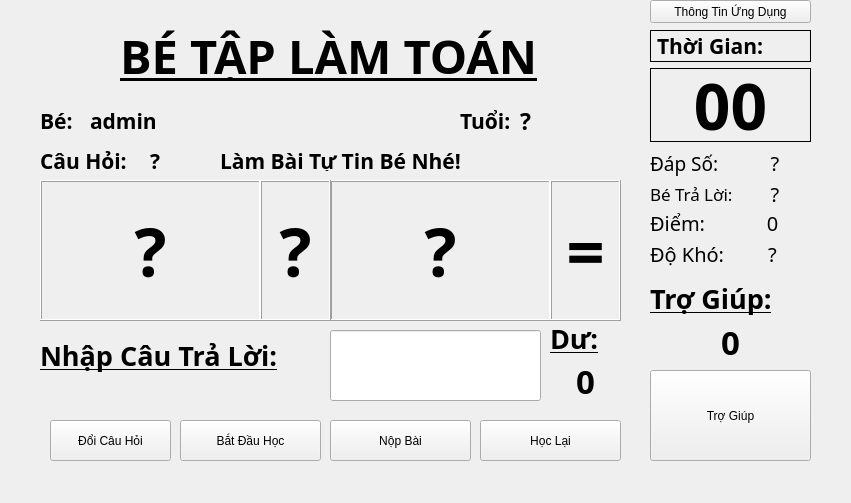
<?xml version="1.0" encoding="UTF-8"?>
<ui version="4.0">
 <class>index</class>
 <widget class="QWidget" name="index">
  <property name="geometry">
   <rect>
    <x>0</x>
    <y>0</y>
    <width>851</width>
    <height>503</height>
   </rect>
  </property>
  <property name="windowTitle">
   <string>Bé Học Toán v1</string>
  </property>
  <property name="windowIcon">
   <iconset>
    <normaloff>../icon.ico</normaloff>../icon.ico</iconset>
  </property>
  <widget class="QPushButton" name="btnNop">
   <property name="geometry">
    <rect>
     <x>330</x>
     <y>420</y>
     <width>141</width>
     <height>41</height>
    </rect>
   </property>
   <property name="text">
    <string>Nộp Bài</string>
   </property>
  </widget>
  <widget class="QPushButton" name="lblDoiCH">
   <property name="geometry">
    <rect>
     <x>50</x>
     <y>420</y>
     <width>121</width>
     <height>41</height>
    </rect>
   </property>
   <property name="text">
    <string>Đổi Câu Hỏi</string>
   </property>
  </widget>
  <widget class="QPushButton" name="btnTroGiup">
   <property name="geometry">
    <rect>
     <x>650</x>
     <y>370</y>
     <width>161</width>
     <height>91</height>
    </rect>
   </property>
   <property name="text">
    <string>Trợ Giúp</string>
   </property>
  </widget>
  <widget class="QLabel" name="label">
   <property name="geometry">
    <rect>
     <x>120</x>
     <y>30</y>
     <width>441</width>
     <height>51</height>
    </rect>
   </property>
   <property name="font">
    <font>
     <family>Arial Rounded MT Bold</family>
     <pointsize>35</pointsize>
     <weight>75</weight>
     <bold>true</bold>
     <underline>true</underline>
    </font>
   </property>
   <property name="text">
    <string>BÉ TẬP LÀM TOÁN</string>
   </property>
  </widget>
  <widget class="QLabel" name="label_2">
   <property name="geometry">
    <rect>
     <x>40</x>
     <y>110</y>
     <width>46</width>
     <height>21</height>
    </rect>
   </property>
   <property name="font">
    <font>
     <family>Arial Rounded MT Bold</family>
     <pointsize>16</pointsize>
     <weight>75</weight>
     <bold>true</bold>
    </font>
   </property>
   <property name="text">
    <string>Bé:</string>
   </property>
  </widget>
  <widget class="QLabel" name="lbliTen">
   <property name="geometry">
    <rect>
     <x>90</x>
     <y>110</y>
     <width>361</width>
     <height>21</height>
    </rect>
   </property>
   <property name="font">
    <font>
     <family>Arial Rounded MT Bold</family>
     <pointsize>16</pointsize>
     <weight>75</weight>
     <bold>true</bold>
    </font>
   </property>
   <property name="text">
    <string>admin</string>
   </property>
  </widget>
  <widget class="QLabel" name="label_4">
   <property name="geometry">
    <rect>
     <x>460</x>
     <y>110</y>
     <width>61</width>
     <height>21</height>
    </rect>
   </property>
   <property name="font">
    <font>
     <family>Arial Rounded MT Bold</family>
     <pointsize>16</pointsize>
     <weight>75</weight>
     <bold>true</bold>
    </font>
   </property>
   <property name="text">
    <string>Tuổi:</string>
   </property>
  </widget>
  <widget class="QLabel" name="lbliTuoi">
   <property name="geometry">
    <rect>
     <x>520</x>
     <y>110</y>
     <width>101</width>
     <height>21</height>
    </rect>
   </property>
   <property name="font">
    <font>
     <family>Arial Rounded MT Bold</family>
     <pointsize>17</pointsize>
     <weight>75</weight>
     <bold>true</bold>
    </font>
   </property>
   <property name="text">
    <string>?</string>
   </property>
  </widget>
  <widget class="QLabel" name="label_3">
   <property name="geometry">
    <rect>
     <x>40</x>
     <y>150</y>
     <width>101</width>
     <height>21</height>
    </rect>
   </property>
   <property name="font">
    <font>
     <family>Arial Rounded MT Bold</family>
     <pointsize>16</pointsize>
     <weight>75</weight>
     <bold>true</bold>
    </font>
   </property>
   <property name="text">
    <string>Câu Hỏi:</string>
   </property>
  </widget>
  <widget class="QLabel" name="lblCauHoi">
   <property name="geometry">
    <rect>
     <x>150</x>
     <y>150</y>
     <width>71</width>
     <height>21</height>
    </rect>
   </property>
   <property name="font">
    <font>
     <family>Arial Rounded MT Bold</family>
     <pointsize>16</pointsize>
     <weight>75</weight>
     <bold>true</bold>
    </font>
   </property>
   <property name="text">
    <string>?</string>
   </property>
  </widget>
  <widget class="QLabel" name="lblA">
   <property name="enabled">
    <bool>true</bool>
   </property>
   <property name="geometry">
    <rect>
     <x>40</x>
     <y>180</y>
     <width>221</width>
     <height>141</height>
    </rect>
   </property>
   <property name="font">
    <font>
     <family>Arial Rounded MT Bold</family>
     <pointsize>50</pointsize>
     <weight>75</weight>
     <bold>true</bold>
     <strikeout>false</strikeout>
     <stylestrategy>PreferAntialias</stylestrategy>
     <kerning>true</kerning>
    </font>
   </property>
   <property name="focusPolicy">
    <enum>Qt::NoFocus</enum>
   </property>
   <property name="contextMenuPolicy">
    <enum>Qt::NoContextMenu</enum>
   </property>
   <property name="frameShape">
    <enum>QFrame::Box</enum>
   </property>
   <property name="frameShadow">
    <enum>QFrame::Raised</enum>
   </property>
   <property name="lineWidth">
    <number>1</number>
   </property>
   <property name="text">
    <string>?</string>
   </property>
   <property name="alignment">
    <set>Qt::AlignCenter</set>
   </property>
   <property name="wordWrap">
    <bool>false</bool>
   </property>
  </widget>
  <widget class="QLabel" name="label_5">
   <property name="geometry">
    <rect>
     <x>40</x>
     <y>330</y>
     <width>251</width>
     <height>51</height>
    </rect>
   </property>
   <property name="font">
    <font>
     <family>Arial Rounded MT Bold</family>
     <pointsize>20</pointsize>
     <weight>75</weight>
     <bold>true</bold>
     <underline>true</underline>
    </font>
   </property>
   <property name="text">
    <string>Nhập Câu Trả Lời:</string>
   </property>
  </widget>
  <widget class="QLabel" name="lblB">
   <property name="geometry">
    <rect>
     <x>330</x>
     <y>180</y>
     <width>221</width>
     <height>141</height>
    </rect>
   </property>
   <property name="font">
    <font>
     <family>Arial Rounded MT Bold</family>
     <pointsize>50</pointsize>
     <weight>75</weight>
     <bold>true</bold>
     <strikeout>false</strikeout>
     <stylestrategy>PreferAntialias</stylestrategy>
     <kerning>true</kerning>
    </font>
   </property>
   <property name="focusPolicy">
    <enum>Qt::NoFocus</enum>
   </property>
   <property name="contextMenuPolicy">
    <enum>Qt::NoContextMenu</enum>
   </property>
   <property name="frameShape">
    <enum>QFrame::Box</enum>
   </property>
   <property name="frameShadow">
    <enum>QFrame::Raised</enum>
   </property>
   <property name="lineWidth">
    <number>1</number>
   </property>
   <property name="text">
    <string>?</string>
   </property>
   <property name="alignment">
    <set>Qt::AlignCenter</set>
   </property>
   <property name="wordWrap">
    <bool>false</bool>
   </property>
  </widget>
  <widget class="QLabel" name="lblDau">
   <property name="geometry">
    <rect>
     <x>260</x>
     <y>180</y>
     <width>71</width>
     <height>141</height>
    </rect>
   </property>
   <property name="font">
    <font>
     <family>Arial Rounded MT Bold</family>
     <pointsize>50</pointsize>
     <weight>75</weight>
     <bold>true</bold>
     <strikeout>false</strikeout>
     <stylestrategy>PreferAntialias</stylestrategy>
     <kerning>true</kerning>
    </font>
   </property>
   <property name="focusPolicy">
    <enum>Qt::NoFocus</enum>
   </property>
   <property name="contextMenuPolicy">
    <enum>Qt::NoContextMenu</enum>
   </property>
   <property name="frameShape">
    <enum>QFrame::Box</enum>
   </property>
   <property name="frameShadow">
    <enum>QFrame::Raised</enum>
   </property>
   <property name="lineWidth">
    <number>1</number>
   </property>
   <property name="text">
    <string>?</string>
   </property>
   <property name="alignment">
    <set>Qt::AlignCenter</set>
   </property>
   <property name="wordWrap">
    <bool>false</bool>
   </property>
  </widget>
  <widget class="QLabel" name="lblDau_2">
   <property name="geometry">
    <rect>
     <x>550</x>
     <y>180</y>
     <width>71</width>
     <height>141</height>
    </rect>
   </property>
   <property name="font">
    <font>
     <family>Arial Rounded MT Bold</family>
     <pointsize>50</pointsize>
     <weight>75</weight>
     <bold>true</bold>
     <strikeout>false</strikeout>
     <stylestrategy>PreferAntialias</stylestrategy>
     <kerning>true</kerning>
    </font>
   </property>
   <property name="focusPolicy">
    <enum>Qt::NoFocus</enum>
   </property>
   <property name="contextMenuPolicy">
    <enum>Qt::NoContextMenu</enum>
   </property>
   <property name="frameShape">
    <enum>QFrame::Box</enum>
   </property>
   <property name="frameShadow">
    <enum>QFrame::Raised</enum>
   </property>
   <property name="lineWidth">
    <number>1</number>
   </property>
   <property name="text">
    <string>=</string>
   </property>
   <property name="alignment">
    <set>Qt::AlignCenter</set>
   </property>
   <property name="wordWrap">
    <bool>false</bool>
   </property>
  </widget>
  <widget class="QWidget" name="layoutWidget">
   <property name="geometry">
    <rect>
     <x>550</x>
     <y>320</y>
     <width>71</width>
     <height>79</height>
    </rect>
   </property>
   <layout class="QVBoxLayout" name="verticalLayout">
    <item>
     <widget class="QLabel" name="label_6">
      <property name="font">
       <font>
        <family>Arial Rounded MT Bold</family>
        <pointsize>20</pointsize>
        <weight>75</weight>
        <bold>true</bold>
        <underline>true</underline>
       </font>
      </property>
      <property name="text">
       <string>Dư:</string>
      </property>
     </widget>
    </item>
    <item>
     <widget class="QLabel" name="lblSoDu">
      <property name="font">
       <font>
        <family>Arial Rounded MT Bold</family>
        <pointsize>25</pointsize>
        <weight>75</weight>
        <bold>true</bold>
       </font>
      </property>
      <property name="text">
       <string>0</string>
      </property>
      <property name="alignment">
       <set>Qt::AlignCenter</set>
      </property>
     </widget>
    </item>
   </layout>
  </widget>
  <widget class="QWidget" name="layoutWidget">
   <property name="geometry">
    <rect>
     <x>650</x>
     <y>280</y>
     <width>161</width>
     <height>81</height>
    </rect>
   </property>
   <layout class="QVBoxLayout" name="verticalLayout_4">
    <item>
     <widget class="QLabel" name="label_11">
      <property name="font">
       <font>
        <family>Arial Rounded MT Bold</family>
        <pointsize>20</pointsize>
        <weight>75</weight>
        <bold>true</bold>
        <underline>true</underline>
       </font>
      </property>
      <property name="text">
       <string>Trợ Giúp:</string>
      </property>
     </widget>
    </item>
    <item>
     <widget class="QLabel" name="lblTroGiup">
      <property name="font">
       <font>
        <family>Arial Rounded MT Bold</family>
        <pointsize>25</pointsize>
        <weight>75</weight>
        <bold>true</bold>
       </font>
      </property>
      <property name="text">
       <string>0</string>
      </property>
      <property name="alignment">
       <set>Qt::AlignCenter</set>
      </property>
     </widget>
    </item>
   </layout>
  </widget>
  <widget class="QLabel" name="lblChucMung">
   <property name="geometry">
    <rect>
     <x>220</x>
     <y>150</y>
     <width>401</width>
     <height>21</height>
    </rect>
   </property>
   <property name="font">
    <font>
     <family>Arial Rounded MT Bold</family>
     <pointsize>16</pointsize>
     <weight>75</weight>
     <bold>true</bold>
    </font>
   </property>
   <property name="text">
    <string>Làm Bài Tự Tin Bé Nhé!</string>
   </property>
  </widget>
  <widget class="QPushButton" name="btnNop_2">
   <property name="geometry">
    <rect>
     <x>180</x>
     <y>420</y>
     <width>141</width>
     <height>41</height>
    </rect>
   </property>
   <property name="text">
    <string>Bắt Đầu Học</string>
   </property>
  </widget>
  <widget class="QPushButton" name="btnHocLai">
   <property name="geometry">
    <rect>
     <x>480</x>
     <y>420</y>
     <width>141</width>
     <height>41</height>
    </rect>
   </property>
   <property name="text">
    <string>Học Lại</string>
   </property>
  </widget>
  <widget class="QLineEdit" name="leTraLoi">
   <property name="geometry">
    <rect>
     <x>330</x>
     <y>330</y>
     <width>211</width>
     <height>71</height>
    </rect>
   </property>
   <property name="font">
    <font>
     <family>Arial Rounded MT Bold</family>
     <pointsize>30</pointsize>
     <weight>75</weight>
     <bold>true</bold>
    </font>
   </property>
   <property name="text">
    <string/>
   </property>
  </widget>
  <widget class="QWidget" name="layoutWidget_2">
   <property name="geometry">
    <rect>
     <x>650</x>
     <y>150</y>
     <width>161</width>
     <height>56</height>
    </rect>
   </property>
   <layout class="QHBoxLayout" name="horizontalLayout_2">
    <item>
     <layout class="QVBoxLayout" name="verticalLayout_8">
      <item>
       <widget class="QLabel" name="label_13">
        <property name="font">
         <font>
          <family>Arial Rounded MT Bold</family>
          <pointsize>14</pointsize>
          <italic>false</italic>
         </font>
        </property>
        <property name="text">
         <string>Đáp Số:</string>
        </property>
       </widget>
      </item>
      <item>
       <widget class="QLabel" name="label_14">
        <property name="font">
         <font>
          <family>Arial Rounded MT Bold</family>
          <pointsize>13</pointsize>
          <italic>false</italic>
         </font>
        </property>
        <property name="text">
         <string>Bé Trả Lời:</string>
        </property>
       </widget>
      </item>
     </layout>
    </item>
    <item>
     <layout class="QVBoxLayout" name="verticalLayout_9">
      <item>
       <widget class="QLabel" name="lblDapSo">
        <property name="font">
         <font>
          <family>Arial Rounded MT Bold</family>
          <pointsize>15</pointsize>
          <italic>false</italic>
         </font>
        </property>
        <property name="text">
         <string>?</string>
        </property>
        <property name="alignment">
         <set>Qt::AlignCenter</set>
        </property>
       </widget>
      </item>
      <item>
       <widget class="QLabel" name="lblBeTraLoi">
        <property name="font">
         <font>
          <family>Arial Rounded MT Bold</family>
          <pointsize>15</pointsize>
          <italic>false</italic>
         </font>
        </property>
        <property name="text">
         <string>?</string>
        </property>
        <property name="alignment">
         <set>Qt::AlignCenter</set>
        </property>
       </widget>
      </item>
     </layout>
    </item>
   </layout>
  </widget>
  <widget class="QWidget" name="layoutWidget">
   <property name="geometry">
    <rect>
     <x>650</x>
     <y>210</y>
     <width>161</width>
     <height>56</height>
    </rect>
   </property>
   <layout class="QHBoxLayout" name="horizontalLayout">
    <item>
     <layout class="QVBoxLayout" name="verticalLayout_5">
      <item>
       <widget class="QLabel" name="label_8">
        <property name="font">
         <font>
          <family>Arial Rounded MT Bold</family>
          <pointsize>15</pointsize>
          <italic>false</italic>
         </font>
        </property>
        <property name="text">
         <string>Điểm:</string>
        </property>
       </widget>
      </item>
      <item>
       <widget class="QLabel" name="label_9">
        <property name="font">
         <font>
          <family>Arial Rounded MT Bold</family>
          <pointsize>15</pointsize>
          <italic>false</italic>
         </font>
        </property>
        <property name="text">
         <string>Độ Khó:</string>
        </property>
       </widget>
      </item>
     </layout>
    </item>
    <item>
     <layout class="QVBoxLayout" name="verticalLayout_6">
      <item>
       <widget class="QLabel" name="lblDiem">
        <property name="font">
         <font>
          <family>Arial Rounded MT Bold</family>
          <pointsize>15</pointsize>
          <italic>false</italic>
         </font>
        </property>
        <property name="text">
         <string>0</string>
        </property>
        <property name="alignment">
         <set>Qt::AlignCenter</set>
        </property>
       </widget>
      </item>
      <item>
       <widget class="QLabel" name="lblLevel">
        <property name="font">
         <font>
          <family>Arial Rounded MT Bold</family>
          <pointsize>15</pointsize>
          <italic>false</italic>
         </font>
        </property>
        <property name="text">
         <string>?</string>
        </property>
        <property name="alignment">
         <set>Qt::AlignCenter</set>
        </property>
       </widget>
      </item>
     </layout>
    </item>
   </layout>
  </widget>
  <widget class="QWidget" name="layoutWidget">
   <property name="geometry">
    <rect>
     <x>650</x>
     <y>30</y>
     <width>161</width>
     <height>112</height>
    </rect>
   </property>
   <layout class="QVBoxLayout" name="verticalLayout_7">
    <item>
     <widget class="QLabel" name="label_12">
      <property name="font">
       <font>
        <family>Arial Rounded MT Bold</family>
        <pointsize>16</pointsize>
        <weight>75</weight>
        <bold>true</bold>
       </font>
      </property>
      <property name="frameShape">
       <enum>QFrame::Box</enum>
      </property>
      <property name="text">
       <string>Thời Gian:</string>
      </property>
     </widget>
    </item>
    <item>
     <widget class="QLabel" name="lblTimer">
      <property name="font">
       <font>
        <family>Arial Rounded MT Bold</family>
        <pointsize>48</pointsize>
        <weight>75</weight>
        <bold>true</bold>
       </font>
      </property>
      <property name="frameShape">
       <enum>QFrame::Box</enum>
      </property>
      <property name="text">
       <string>00</string>
      </property>
      <property name="alignment">
       <set>Qt::AlignCenter</set>
      </property>
     </widget>
    </item>
   </layout>
  </widget>
  <widget class="QPushButton" name="pushButton">
   <property name="geometry">
    <rect>
     <x>650</x>
     <y>0</y>
     <width>161</width>
     <height>23</height>
    </rect>
   </property>
   <property name="text">
    <string>Thông Tin Ứng Dụng</string>
   </property>
  </widget>
  <zorder>layoutWidget</zorder>
  <zorder>layoutWidget</zorder>
  <zorder>btnNop</zorder>
  <zorder>lblDoiCH</zorder>
  <zorder>btnTroGiup</zorder>
  <zorder>label</zorder>
  <zorder>label_2</zorder>
  <zorder>lbliTen</zorder>
  <zorder>label_4</zorder>
  <zorder>lbliTuoi</zorder>
  <zorder>label_3</zorder>
  <zorder>lblCauHoi</zorder>
  <zorder>lblA</zorder>
  <zorder>label_5</zorder>
  <zorder>lblB</zorder>
  <zorder>lblDau</zorder>
  <zorder>lblDau_2</zorder>
  <zorder>layoutWidget</zorder>
  <zorder>layoutWidget</zorder>
  <zorder>lblChucMung</zorder>
  <zorder>btnNop_2</zorder>
  <zorder>btnHocLai</zorder>
  <zorder>leTraLoi</zorder>
  <zorder>layoutWidget_2</zorder>
  <zorder>pushButton</zorder>
 </widget>
 <resources/>
 <connections/>
</ui>
